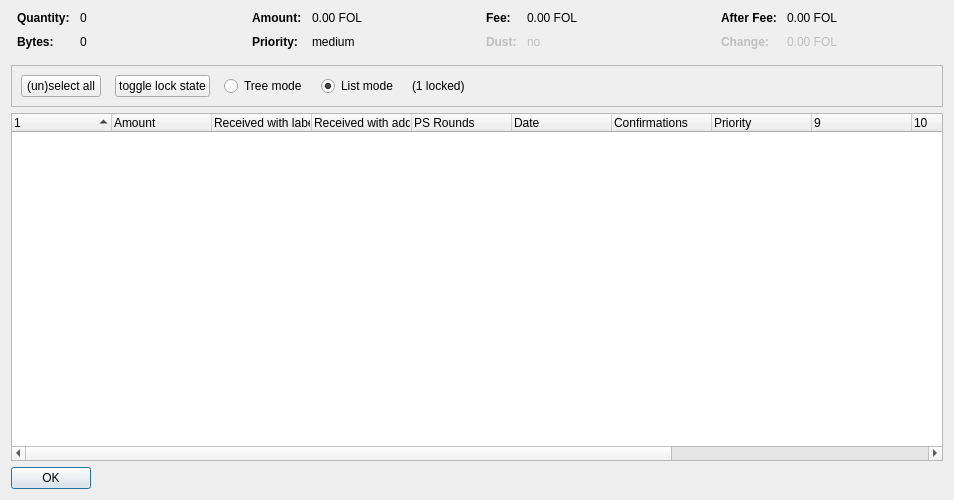
<?xml version="1.0" encoding="UTF-8"?>
<ui version="4.0">
 <class>CoinControlDialog</class>
 <widget class="QDialog" name="CoinControlDialog">
  <property name="geometry">
   <rect>
    <x>0</x>
    <y>0</y>
    <width>954</width>
    <height>500</height>
   </rect>
  </property>
  <property name="windowTitle">
   <string>Coin Selection</string>
  </property>
  <layout class="QVBoxLayout" name="verticalLayout">
   <item>
    <layout class="QHBoxLayout" name="horizontalLayoutTop" stretch="0,0,0,0">
     <property name="topMargin">
      <number>0</number>
     </property>
     <property name="bottomMargin">
      <number>10</number>
     </property>
     <item>
      <layout class="QFormLayout" name="formLayoutCoinControl1">
       <property name="horizontalSpacing">
        <number>10</number>
       </property>
       <property name="verticalSpacing">
        <number>10</number>
       </property>
       <property name="leftMargin">
        <number>6</number>
       </property>
       <property name="rightMargin">
        <number>6</number>
       </property>
       <item row="0" column="0">
        <widget class="QLabel" name="labelCoinControlQuantityText">
         <property name="font">
          <font>
           <weight>75</weight>
           <bold>true</bold>
          </font>
         </property>
         <property name="text">
          <string>Quantity:</string>
         </property>
        </widget>
       </item>
       <item row="0" column="1">
        <widget class="QLabel" name="labelCoinControlQuantity">
         <property name="cursor">
          <cursorShape>IBeamCursor</cursorShape>
         </property>
         <property name="contextMenuPolicy">
          <enum>Qt::ActionsContextMenu</enum>
         </property>
         <property name="text">
          <string notr="true">0</string>
         </property>
         <property name="textInteractionFlags">
          <set>Qt::LinksAccessibleByMouse|Qt::TextSelectableByKeyboard|Qt::TextSelectableByMouse</set>
         </property>
        </widget>
       </item>
       <item row="1" column="0">
        <widget class="QLabel" name="labelCoinControlBytesText">
         <property name="font">
          <font>
           <weight>75</weight>
           <bold>true</bold>
          </font>
         </property>
         <property name="text">
          <string>Bytes:</string>
         </property>
        </widget>
       </item>
       <item row="1" column="1">
        <widget class="QLabel" name="labelCoinControlBytes">
         <property name="cursor">
          <cursorShape>IBeamCursor</cursorShape>
         </property>
         <property name="contextMenuPolicy">
          <enum>Qt::ActionsContextMenu</enum>
         </property>
         <property name="text">
          <string notr="true">0</string>
         </property>
         <property name="textInteractionFlags">
          <set>Qt::LinksAccessibleByMouse|Qt::TextSelectableByKeyboard|Qt::TextSelectableByMouse</set>
         </property>
        </widget>
       </item>
      </layout>
     </item>
     <item>
      <layout class="QFormLayout" name="formLayoutCoinControl2">
       <property name="horizontalSpacing">
        <number>10</number>
       </property>
       <property name="verticalSpacing">
        <number>10</number>
       </property>
       <property name="leftMargin">
        <number>6</number>
       </property>
       <property name="rightMargin">
        <number>6</number>
       </property>
       <item row="0" column="0">
        <widget class="QLabel" name="labelCoinControlAmountText">
         <property name="font">
          <font>
           <weight>75</weight>
           <bold>true</bold>
          </font>
         </property>
         <property name="text">
          <string>Amount:</string>
         </property>
        </widget>
       </item>
       <item row="0" column="1">
        <widget class="QLabel" name="labelCoinControlAmount">
         <property name="cursor">
          <cursorShape>IBeamCursor</cursorShape>
         </property>
         <property name="contextMenuPolicy">
          <enum>Qt::ActionsContextMenu</enum>
         </property>
         <property name="text">
          <string notr="true">0.00 FOL</string>
         </property>
         <property name="textInteractionFlags">
          <set>Qt::LinksAccessibleByMouse|Qt::TextSelectableByKeyboard|Qt::TextSelectableByMouse</set>
         </property>
        </widget>
       </item>
       <item row="1" column="0">
        <widget class="QLabel" name="labelCoinControlPriorityText">
         <property name="font">
          <font>
           <weight>75</weight>
           <bold>true</bold>
          </font>
         </property>
         <property name="text">
          <string>Priority:</string>
         </property>
        </widget>
       </item>
       <item row="1" column="1">
        <widget class="QLabel" name="labelCoinControlPriority">
         <property name="cursor">
          <cursorShape>IBeamCursor</cursorShape>
         </property>
         <property name="contextMenuPolicy">
          <enum>Qt::ActionsContextMenu</enum>
         </property>
         <property name="text">
          <string>medium</string>
         </property>
         <property name="textInteractionFlags">
          <set>Qt::LinksAccessibleByMouse|Qt::TextSelectableByKeyboard|Qt::TextSelectableByMouse</set>
         </property>
        </widget>
       </item>
      </layout>
     </item>
     <item>
      <layout class="QFormLayout" name="formLayoutCoinControl3">
       <property name="horizontalSpacing">
        <number>10</number>
       </property>
       <property name="verticalSpacing">
        <number>10</number>
       </property>
       <property name="leftMargin">
        <number>6</number>
       </property>
       <property name="rightMargin">
        <number>6</number>
       </property>
       <item row="0" column="0">
        <widget class="QLabel" name="labelCoinControlFeeText">
         <property name="font">
          <font>
           <weight>75</weight>
           <bold>true</bold>
          </font>
         </property>
         <property name="text">
          <string>Fee:</string>
         </property>
        </widget>
       </item>
       <item row="0" column="1">
        <widget class="QLabel" name="labelCoinControlFee">
         <property name="cursor">
          <cursorShape>IBeamCursor</cursorShape>
         </property>
         <property name="contextMenuPolicy">
          <enum>Qt::ActionsContextMenu</enum>
         </property>
         <property name="text">
          <string notr="true">0.00 FOL</string>
         </property>
         <property name="textInteractionFlags">
          <set>Qt::LinksAccessibleByMouse|Qt::TextSelectableByKeyboard|Qt::TextSelectableByMouse</set>
         </property>
        </widget>
       </item>
       <item row="1" column="0">
        <widget class="QLabel" name="labelCoinControlLowOutputText">
         <property name="enabled">
          <bool>false</bool>
         </property>
         <property name="font">
          <font>
           <weight>75</weight>
           <bold>true</bold>
          </font>
         </property>
         <property name="text">
          <string>Dust:</string>
         </property>
        </widget>
       </item>
       <item row="1" column="1">
        <widget class="QLabel" name="labelCoinControlLowOutput">
         <property name="enabled">
          <bool>false</bool>
         </property>
         <property name="cursor">
          <cursorShape>IBeamCursor</cursorShape>
         </property>
         <property name="contextMenuPolicy">
          <enum>Qt::ActionsContextMenu</enum>
         </property>
         <property name="text">
          <string>no</string>
         </property>
         <property name="textInteractionFlags">
          <set>Qt::LinksAccessibleByMouse|Qt::TextSelectableByKeyboard|Qt::TextSelectableByMouse</set>
         </property>
        </widget>
       </item>
      </layout>
     </item>
     <item>
      <layout class="QFormLayout" name="formLayoutCoinControl4">
       <property name="horizontalSpacing">
        <number>10</number>
       </property>
       <property name="verticalSpacing">
        <number>10</number>
       </property>
       <property name="leftMargin">
        <number>6</number>
       </property>
       <property name="rightMargin">
        <number>6</number>
       </property>
       <item row="0" column="0">
        <widget class="QLabel" name="labelCoinControlAfterFeeText">
         <property name="font">
          <font>
           <weight>75</weight>
           <bold>true</bold>
          </font>
         </property>
         <property name="text">
          <string>After Fee:</string>
         </property>
        </widget>
       </item>
       <item row="0" column="1">
        <widget class="QLabel" name="labelCoinControlAfterFee">
         <property name="cursor">
          <cursorShape>IBeamCursor</cursorShape>
         </property>
         <property name="contextMenuPolicy">
          <enum>Qt::ActionsContextMenu</enum>
         </property>
         <property name="text">
          <string notr="true">0.00 FOL</string>
         </property>
         <property name="textInteractionFlags">
          <set>Qt::LinksAccessibleByMouse|Qt::TextSelectableByKeyboard|Qt::TextSelectableByMouse</set>
         </property>
        </widget>
       </item>
       <item row="1" column="0">
        <widget class="QLabel" name="labelCoinControlChangeText">
         <property name="enabled">
          <bool>false</bool>
         </property>
         <property name="font">
          <font>
           <weight>75</weight>
           <bold>true</bold>
          </font>
         </property>
         <property name="text">
          <string>Change:</string>
         </property>
        </widget>
       </item>
       <item row="1" column="1">
        <widget class="QLabel" name="labelCoinControlChange">
         <property name="enabled">
          <bool>false</bool>
         </property>
         <property name="cursor">
          <cursorShape>IBeamCursor</cursorShape>
         </property>
         <property name="contextMenuPolicy">
          <enum>Qt::ActionsContextMenu</enum>
         </property>
         <property name="text">
          <string notr="true">0.00 FOL</string>
         </property>
         <property name="textInteractionFlags">
          <set>Qt::LinksAccessibleByMouse|Qt::TextSelectableByKeyboard|Qt::TextSelectableByMouse</set>
         </property>
        </widget>
       </item>
      </layout>
     </item>
    </layout>
   </item>
   <item>
    <widget class="QFrame" name="frame">
     <property name="minimumSize">
      <size>
       <width>0</width>
       <height>40</height>
      </size>
     </property>
     <property name="frameShape">
      <enum>QFrame::StyledPanel</enum>
     </property>
     <property name="frameShadow">
      <enum>QFrame::Sunken</enum>
     </property>
     <layout class="QHBoxLayout" name="horizontalLayout">
      <item>
       <layout class="QHBoxLayout" name="horizontalLayoutPanel" stretch="0,0,0,0,0,0">
        <property name="spacing">
         <number>14</number>
        </property>
        <item>
         <widget class="QPushButton" name="pushButtonSelectAll">
          <property name="sizePolicy">
           <sizepolicy hsizetype="Maximum" vsizetype="Fixed">
            <horstretch>0</horstretch>
            <verstretch>0</verstretch>
           </sizepolicy>
          </property>
          <property name="text">
           <string>(un)select all</string>
          </property>
          <property name="autoDefault">
           <bool>false</bool>
          </property>
         </widget>
        </item>
        <item>
         <widget class="QPushButton" name="pushButtonToggleLock">
          <property name="sizePolicy">
           <sizepolicy hsizetype="Maximum" vsizetype="Fixed">
            <horstretch>0</horstretch>
            <verstretch>0</verstretch>
           </sizepolicy>
          </property>
          <property name="text">
           <string>toggle lock state</string>
          </property>
          <property name="autoDefault">
           <bool>false</bool>
          </property>
         </widget>
        </item>
        <item>
         <widget class="QRadioButton" name="radioTreeMode">
          <property name="sizePolicy">
           <sizepolicy hsizetype="Maximum" vsizetype="Fixed">
            <horstretch>0</horstretch>
            <verstretch>0</verstretch>
           </sizepolicy>
          </property>
          <property name="text">
           <string>Tree mode</string>
          </property>
         </widget>
        </item>
        <item>
         <widget class="QRadioButton" name="radioListMode">
          <property name="sizePolicy">
           <sizepolicy hsizetype="Maximum" vsizetype="Fixed">
            <horstretch>0</horstretch>
            <verstretch>0</verstretch>
           </sizepolicy>
          </property>
          <property name="text">
           <string>List mode</string>
          </property>
          <property name="checked">
           <bool>true</bool>
          </property>
         </widget>
        </item>
        <item>
         <widget class="QLabel" name="labelLocked">
          <property name="text">
           <string>(1 locked)</string>
          </property>
         </widget>
        </item>
        <item>
         <spacer name="horizontalSpacer">
          <property name="orientation">
           <enum>Qt::Horizontal</enum>
          </property>
          <property name="sizeHint" stdset="0">
           <size>
            <width>40</width>
            <height>20</height>
           </size>
          </property>
         </spacer>
        </item>
       </layout>
      </item>
     </layout>
    </widget>
   </item>
   <item>
    <widget class="CoinControlTreeWidget" name="treeWidget">
     <property name="contextMenuPolicy">
      <enum>Qt::CustomContextMenu</enum>
     </property>
     <property name="sortingEnabled">
      <bool>false</bool>
     </property>
     <property name="columnCount">
      <number>13</number>
     </property>
     <attribute name="headerShowSortIndicator" stdset="0">
      <bool>true</bool>
     </attribute>
     <attribute name="headerStretchLastSection">
      <bool>false</bool>
     </attribute>
     <column>
      <property name="text">
       <string/>
      </property>
     </column>
     <column>
      <property name="text">
       <string>Amount</string>
      </property>
     </column>
     <column>
      <property name="text">
       <string>Received with label</string>
      </property>
     </column>
     <column>
      <property name="text">
       <string>Received with address</string>
      </property>
     </column>
     <column>
      <property name="text">
       <string>PS Rounds</string>
      </property>
     </column>
     <column>
      <property name="text">
       <string>Date</string>
      </property>
     </column>
     <column>
      <property name="text">
       <string>Confirmations</string>
      </property>
      <property name="toolTip">
       <string>Confirmed</string>
      </property>
     </column>
     <column>
      <property name="text">
       <string>Priority</string>
      </property>
     </column>
     <column>
      <property name="text">
       <string/>
      </property>
     </column>
     <column>
      <property name="text">
       <string/>
      </property>
     </column>
     <column>
      <property name="text">
       <string/>
      </property>
     </column>
     <column>
      <property name="text">
       <string/>
      </property>
     </column>
     <column>
      <property name="text">
       <string/>
      </property>
     </column>
    </widget>
   </item>
   <item>
    <widget class="QDialogButtonBox" name="buttonBox">
     <property name="sizePolicy">
      <sizepolicy hsizetype="Maximum" vsizetype="Fixed">
       <horstretch>0</horstretch>
       <verstretch>0</verstretch>
      </sizepolicy>
     </property>
     <property name="orientation">
      <enum>Qt::Horizontal</enum>
     </property>
     <property name="standardButtons">
      <set>QDialogButtonBox::Ok</set>
     </property>
    </widget>
   </item>
  </layout>
 </widget>
 <customwidgets>
  <customwidget>
   <class>CoinControlTreeWidget</class>
   <extends>QTreeWidget</extends>
   <header>coincontroltreewidget.h</header>
  </customwidget>
 </customwidgets>
 <resources/>
 <connections/>
</ui>
